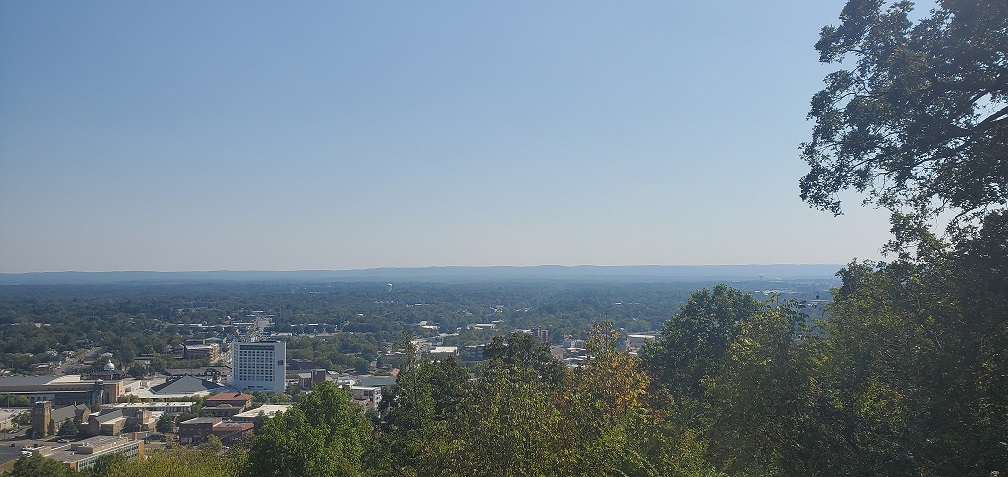
#> input picture A04/Input/right01.jpg, 1008 x 477 px, found by its file name
$ python pano.py
#> lines starting #> are read from the running program, lines starting #| are printed output that depends on the picture
import numpy as np
import cv2

def show(img, waitTime=0,forceNormalization=False):
    if forceNormalization or img.min()<0 or img.max()>255:
        img=normalize(img)
    cv2.imshow('image', img)
    cv2.waitKey(waitTime)
    if not waitTime:
        cv2.destroyAllWindows()

def normalize(img):
    img=img-np.min(img)
    img/=img.max()
    img*=255.99999
    return np.uint8(img)

# img1=cv2.imread("Pano\\image1.jpg")
# img2=cv2.imread("Pano\\image2.jpg")
img2=cv2.imread("Input\\right01.jpg")
#> img2 is the input picture: shape (477, 1008, 3); mean B, G, R 141.7, 130.1, 114.5
img1=cv2.imread("Input\\middle01.jpg")
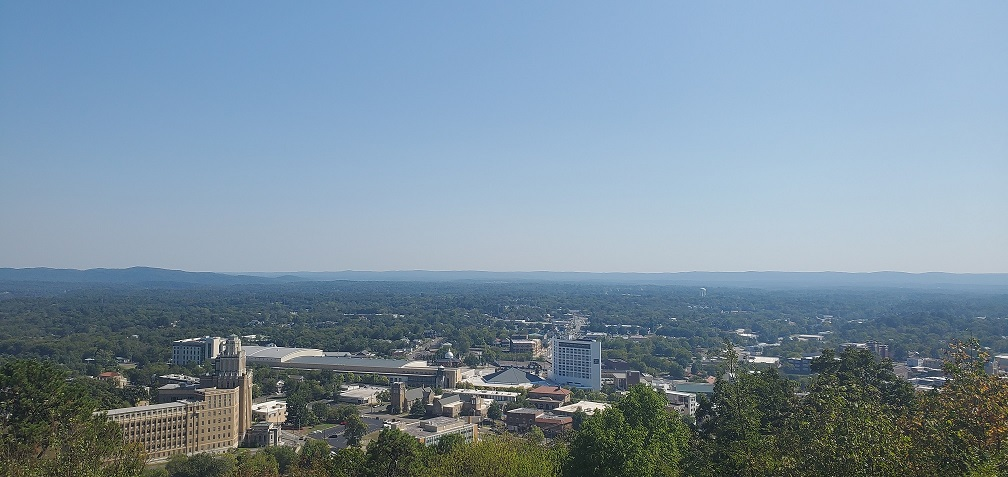
#> input picture A04/Input/middle01.jpg, 1008 x 477 px, found by its file name
#> img1 is the input picture: shape (477, 1008, 3); mean B, G, R 159.4, 143.3, 122.2

orb = cv2.ORB_create()
kp1, des1 = orb.detectAndCompute(img1,None)
#> kp1 = 500 keypoints; strongest (x, y, size): (385, 424, 31), (259, 408, 31), (287, 414, 31), (285, 403, 31)
kp2, des2 = orb.detectAndCompute(img2,None)
#> kp2 = 500 keypoints; strongest (x, y, size): (917, 221, 31), (956, 216, 31), (914, 203, 31), (844, 186, 31)
# print(len(des1))
# print(len(des2))

bf = cv2.BFMatcher(cv2.NORM_L2) #cv2.NORM_HAMMING , crossCheck=True

matches = bf.knnMatch(des1,des2, k=2)
#> matches = 500 matches
#k-nearest neighbor
goodMatches=[]
for match1,match2 in matches:
    if match1.distance<.75*match2.distance:
        goodMatches.append(match1)
#> after the loop, goodMatches = 12 matches
# print(len(goodMatches))
out=cv2.drawMatches(img1, kp1, img2, kp2, goodMatches,None)
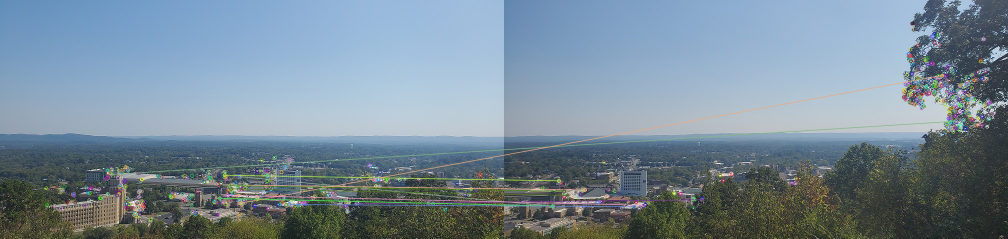
#> out: shape (477, 2016, 3) (shown at 1/2 size); mean B, G, R 150.7, 137.5, 119.2
# cv2.imwrite("out.png",out)
# show(out)
srcPoints=[]
dstPoints=[]
for match in goodMatches:
    index1=match.queryIdx
    index2=match.trainIdx
    srcPoint=kp1[index1].pt
    dstPoint=kp2[index2].pt
    srcPoints.append([srcPoint])
    dstPoints.append([dstPoint])
#> this loop made 12 passes
#> (index1, index2, srcPoint, dstPoint) on passes 1 to 12: (3, 59, (480, 353), (98, 412)), (16, 107, (712, 407), (395, 399)), (41, 118, (449, 350), (109.2, 361.2)), (121, 252, (439.2, 396), (96.48, 411.8)), (214, 252, (439.2, 396), (96.48, 411.8)), (256, 304, (223.2, 348.5), (903.7, 241.9)), (259, 245, (462.2, 377.3), (126.7, 390.2)), (273, 56, (455, 390.2), (278, 410)), (306, 384, (490.8, 369.8), (161.7, 379.5)), (343, 275, (578.5, 408.5), (259.2, 413)), (386, 287, (476.9, 406.4), (876.1, 150.3)), (391, 464, (457.9, 370.8), (119.4, 382.2))
#> after the loop, dstPoints = [[(98, 412)], [(395, 399)], [(109.2, 361.2)], [(96.48, 411.8)], [(96.48, 411.8)], [(903.7, 241.9)], [(126.7, 390.2)], [(278, 410)], [(161.7, 379.5)], [(259.2, 413)], [(876.1, 150.3)], [(119.4, 382.2)]]; srcPoints = [[(480, 353)], [(712, 407)], [(449, 350)], [(439.2, 396)], [(439.2, 396)], [(223.2, 348.5)], [(462.2, 377.3)], [(455, 390.2)], [(490.8, 369.8)], [(578.5, 408.5)], [(476.9, 406.4)], [(457.9, 370.8)]]
srcPoints=np.float32(srcPoints)
#> srcPoints = [[480, 353], [712, 407], [449, 350], [439.2, 396], [439.2, 396], [223.2, 348.5], [462.2, 377.3], [455, 390.2], [490.8, 369.8], [578.5, 408.5], [476.9, 406.4], [457.9, 370.8]]
dstPoints=np.float32(dstPoints)
#> dstPoints = [[98, 412], [395, 399], [109.2, 361.2], [96.48, 411.8], [96.48, 411.8], [903.7, 241.9], [126.7, 390.2], [278, 410], [161.7, 379.5], [259.2, 413], [876.1, 150.3], [119.4, 382.2]]
# ~ srcPoints=cv2.cornerSubPix(	img1[:,:,1], srcPoints,winSize=(5,5),zeroZone=(-1,-1),criteria=(cv2.TERM_CRITERIA_EPS + cv2.TERM_CRITERIA_MAX_ITER, 30, 0.1))
# ~ dstPoints=cv2.cornerSubPix(	img2[:,:,1], dstPoints,winSize=(5,5),zeroZone=(-1,-1),criteria=(cv2.TERM_CRITERIA_EPS + cv2.TERM_CRITERIA_MAX_ITER, 30, 0.1))
# ~ print(srcPoints)
# ~ srcPoints = np.float32([kp1[m.queryIdx]
                # ~ .pt for m in goodMatches]).reshape(-1, 1, 2)

# ~ dstPoints = np.float32([kp2[m.trainIdx]
                # ~ .pt for m in goodMatches]).reshape(-1, 1, 2)
# ~ print(srcPoints)
H,_=cv2.findHomography(srcPoints,dstPoints, cv2.RANSAC, 5.0)
#> H = [[1.5, -0.0752, -521.2], [0.165, 1.09, -37.08], [0.00067, -0.0004, 1]]
# print("Done")
# input()
out2=cv2.warpPerspective(img1,H,None)
show(out2[::2, ::2])
#> in show, `cv2.imshow('image', img)`:
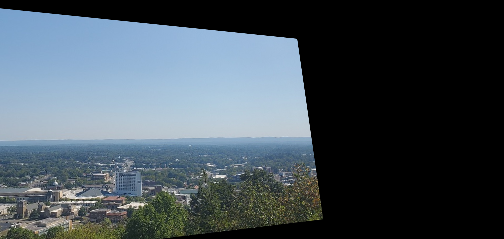
#> window 'image': shape (239, 504, 3); mean B, G, R 87.2, 79.1, 68.2
# cv2.imwrite("warp.png",out2)
# # ~ print(matches)#'distance', 'imgIdx', 'queryIdx', 'trainIdx'

h,w=img1.shape[:2]
#> h = 477; w = 1008
srcPoints=np.float64([[[0,0]],[[0,h]],[[w,h]],[[w,0]]])
dstPoints=cv2.perspectiveTransform(srcPoints,H)
#> dstPoints = [[-521.2, -37.08], [-688.3, 598.6], [645.9, 437.9], [593.8, 76.85]]
points=np.vstack((dstPoints,srcPoints))
#> points = [[-521.2, -37.08], [-688.3, 598.6], [645.9, 437.9], [593.8, 76.85], [0, 0], [0, 477], [1008, 477], [1008, 0]]
# print(points)
points=points[:,0,:]
# print(points)
# print(points[:, 0])
max_x=points[:,0].max()
#> max_x = 1008
max_y=points[:,1].max()
#> max_y = 598.6
min_x=points[:,0].min()
#> min_x = -688.3
min_y=points[:,1].min()
#> min_y = -37.08
# print(min_x,min_y,max_x,max_y)
width=int(np.ceil(max_x-min_x))
#> width = 1697
height=int(np.ceil(max_y-min_y))
#> height = 636
# print(width,height)
T=np.float32([[1,0,-min_x],[0,1,-min_y],[0,0,1]])
#> T = [[1, 0, 688.3], [0, 1, 37.08], [0, 0, 1]]
# img1+=12
# img1[img1<12]=255
out1=cv2.warpPerspective(img1,T@H,(width,height))
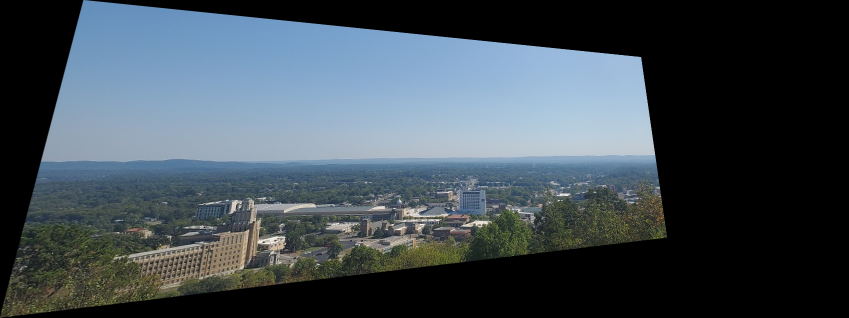
#> out1: shape (636, 1697, 3) (shown at 1/2 size); mean B, G, R 83.2, 75.3, 64.3
# show(out1)
mask=cv2.warpPerspective(img1*0+255,T@H,(width,height))/255.0
kernel = np.ones((41, 41), np.uint8)

# # Using cv2.erode() method
mask = cv2.erode(mask, kernel)
mask=cv2.blur(mask,(41,41))
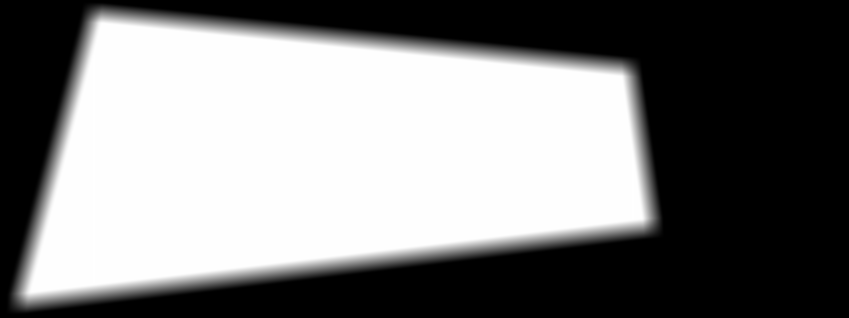
#> mask: shape (636, 1697, 3) float64 (shown at 1/2 size); min -1.51e-15, max 1, mean 0.493; drawn with min black and max white


out2=cv2.warpPerspective(img2,T,(width,height))
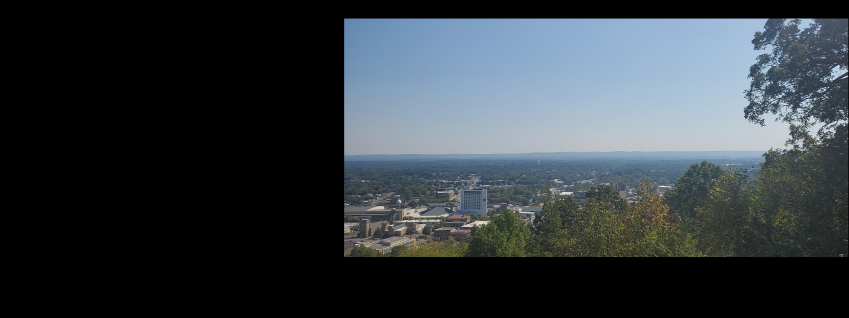
#> out2: shape (636, 1697, 3) (shown at 1/2 size); mean B, G, R 63.1, 58, 51
# # cv2.imwrite("big1.png",out1)
# # cv2.imwrite("big2.png",out2)
# diff=np.uint8(np.absolute(out1*1.0-out2))
# cv2.imwrite("diff.png",diff)
out=np.uint8(out1*mask+out2*(1-mask))
#> out: shape (636, 1697, 3)
show(out[::2, ::2])
#> call 2 of show, with waitTime = 0, forceNormalization = False
#> in show (call 2), `cv2.imshow('image', img)`:
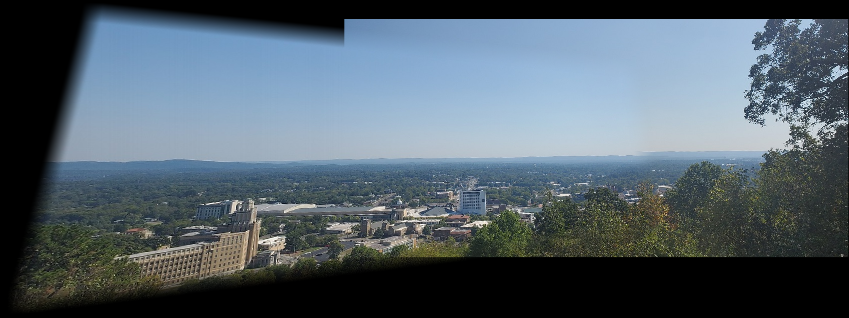
#> window 'image': shape (318, 849, 3); mean B, G, R 105.6, 95.8, 82.5
# # cv2.imwrite("big.png",out)

# #oriented feature from accelerated segment test and rotated binary roboust independent elem. feat.
